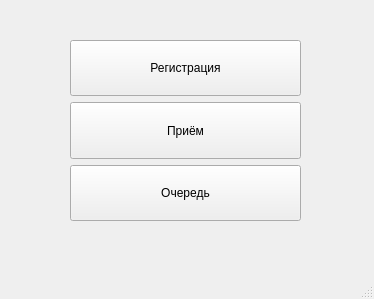
<?xml version="1.0" encoding="UTF-8"?>
<ui version="4.0">
 <class>MainWindow</class>
 <widget class="QMainWindow" name="MainWindow">
  <property name="geometry">
   <rect>
    <x>0</x>
    <y>0</y>
    <width>374</width>
    <height>299</height>
   </rect>
  </property>
  <property name="windowTitle">
   <string>MainWindow</string>
  </property>
  <widget class="QWidget" name="centralwidget">
   <widget class="QWidget" name="">
    <property name="geometry">
     <rect>
      <x>70</x>
      <y>40</y>
      <width>231</width>
      <height>181</height>
     </rect>
    </property>
    <layout class="QVBoxLayout" name="verticalLayout">
     <item>
      <widget class="QPushButton" name="regist_button">
       <property name="sizePolicy">
        <sizepolicy hsizetype="Preferred" vsizetype="Preferred">
         <horstretch>0</horstretch>
         <verstretch>0</verstretch>
        </sizepolicy>
       </property>
       <property name="text">
        <string>Регистрация</string>
       </property>
      </widget>
     </item>
     <item>
      <widget class="QPushButton" name="reception_button">
       <property name="sizePolicy">
        <sizepolicy hsizetype="Preferred" vsizetype="Preferred">
         <horstretch>0</horstretch>
         <verstretch>0</verstretch>
        </sizepolicy>
       </property>
       <property name="text">
        <string>Приём</string>
       </property>
      </widget>
     </item>
     <item>
      <widget class="QPushButton" name="queue_button">
       <property name="sizePolicy">
        <sizepolicy hsizetype="Preferred" vsizetype="Preferred">
         <horstretch>0</horstretch>
         <verstretch>0</verstretch>
        </sizepolicy>
       </property>
       <property name="text">
        <string>Очередь</string>
       </property>
      </widget>
     </item>
    </layout>
   </widget>
  </widget>
  <widget class="QMenuBar" name="menubar">
   <property name="geometry">
    <rect>
     <x>0</x>
     <y>0</y>
     <width>374</width>
     <height>22</height>
    </rect>
   </property>
  </widget>
  <widget class="QStatusBar" name="statusbar"/>
 </widget>
 <resources/>
 <connections/>
</ui>
